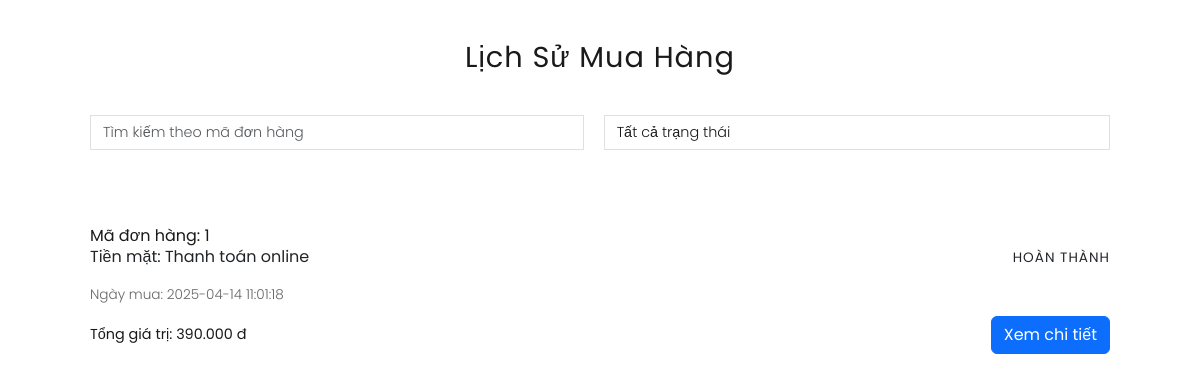
Page /FrontEnd/PublicUI/Lichsumuahang/listmuahang.php (signed in) on the committed database.
### tables this page shows
CREATE TABLE IF NOT EXISTS orders (
    order_id INT AUTO_INCREMENT PRIMARY KEY,
    user_id INT,
    user_admin_id INT,
    order_date TIMESTAMP DEFAULT CURRENT_TIMESTAMP,
    total_amount DECIMAL(10, 2) NOT NULL,
    status_id INT,
    payment_method VARCHAR(50) NOT NULL,
    phone VARCHAR(15) NOT NULL,
    address VARCHAR(50),
    FOREIGN KEY (user_id) REFERENCES user(user_id)
        ON DELETE CASCADE
        ON UPDATE CASCADE,
    FOREIGN KEY (status_id) REFERENCES status(id)
        ON DELETE SET NULL
        ON UPDATE CASCADE
);

CREATE TABLE IF NOT EXISTS status (
    id INT AUTO_INCREMENT PRIMARY KEY,
    status_name VARCHAR(50) NOT NULL,
    status_description VARCHAR(255)
);

### FrontEnd/PublicUI/Lichsumuahang/listmuahang.php (the view, shortened to what this page needs)
<?php
$user_id = $_SESSION['user_id'];
?>
<html lang="vi">
<head>
    <link href="https://cdn.jsdelivr.net/npm/bootstrap@5.3.0/dist/css/bootstrap.min.css" rel="stylesheet">
    <link href="https://cdnjs.cloudflare.com/ajax/libs/font-awesome/6.0.0-beta3/css/all.min.css" rel="stylesheet">
</head>
<body>
    <div class="container">
        <h1>Lịch Sử Mua Hàng</h1>
        <div class="filters">
            <input type="text" class="form-control" id="search-input" placeholder="Tìm kiếm theo mã đơn hàng">
            <select class="form-select" id="status-filter">
                <option value="">Tất cả trạng thái</option>
            </select>
        </div>
        <div id="order-list">
            <?php
                $conn = mysqli_connect("localhost", "root", "", "web2_sql");
                $query_lietke_dh = "SELECT orders.order_id, orders.order_date, orders.total_amount, status.status_name , orders.payment_method
                                    FROM orders
                                    JOIN status ON status.id = orders.status_id
                                    WHERE orders.user_id = $user_id";
                $result = mysqli_query($conn, $query_lietke_dh);
                while ($row = mysqli_fetch_array($result)) {
                    $status_class = "";
            ?>
                <div class="order-card">
                    <div class="order-header">
                        <div>
                            <p>
                                <h5>Mã đơn hàng: <?= htmlspecialchars($row['order_id']) ?></h5>
                                <?= htmlspecialchars($row['payment_method']) ?>:
                                <?php
                                    if (strtolower($row['payment_method']) === 'cod') {
                                        echo 'Thanh toán khi nhận hàng';
                                    } else {
                                        echo 'Thanh toán online';
                                    }
                                ?>
                            </p>
                            <div class="date">Ngày mua: <?= htmlspecialchars($row['order_date']) ?></div>
                        </div>
                        <div class="status <?= htmlspecialchars($status_class) ?>">
                            <?= htmlspecialchars($row['status_name']) ?>
                        </div>
                    </div>
                    <div class="order-details">
                        <div class="total">Tổng giá trị: <?= number_format($row['total_amount'], 0, ',', '.') ?> đ</div>
                        <a href="?page=order_details&order_id=<?= htmlspecialchars($row['order_id']) ?>"
                        data-page="order_details&order_id=<?= htmlspecialchars($row['order_id']) ?>"
                        class="btn btn-primary">Xem chi tiết</a>
                    </div>
                </div>
            <?php
                }
            ?>
        </div>
    </div>
</body>
</html>

### FrontEnd/PublicUI/Lichsumuahang/listmuahang.php (style rules this page uses)
* { margin: 0; padding: 0; box-sizing: border-box; font-family: 'Poppins', sans-serif; }
.container { max-width: 1100px; margin: 0 auto; padding: 40px; }
h1 { font-size: 1.8rem; font-weight: 400; color: #1a1a1a; text-align: center; letter-spacing: 1px; margin-bottom: 40px; }
.filters { display: flex; gap: 20px; margin-bottom: 40px; }
.form-control, .form-select { border-radius: 0; border: 1px solid #e0e0e0; font-size: 0.9rem; font-weight: 300; color: #1a1a1a; background: #fff; }
.order-card { border-bottom: 1px solid #e0e0e0; padding: 20px 0; }
.order-card:last-child { border-bottom: none; }
.order-card .order-header { display: flex; justify-content: space-between; align-items: center; margin-bottom: 10px; }
.order-card h5 { font-size: 1rem; font-weight: 400; color: #1a1a1a; margin: 0; }
.order-card .date { font-size: 0.85rem; font-weight: 300; color: #666; }
.order-card .status { font-size: 0.85rem; font-weight: 400; text-transform: uppercase; letter-spacing: 1px; }
.order-card .order-details { display: flex; justify-content: space-between; align-items: center; }
.order-card .total { font-size: 0.9rem; font-weight: 400; color: #1a1a1a; }

### rows in the picture
orders: order_id "1", payment_method "Tiền mặt", shows "Thanh toán online", order_date "2025-04-14 11:01:18", status.status_name "HOÀN THÀNH", total_amount "390.000"
